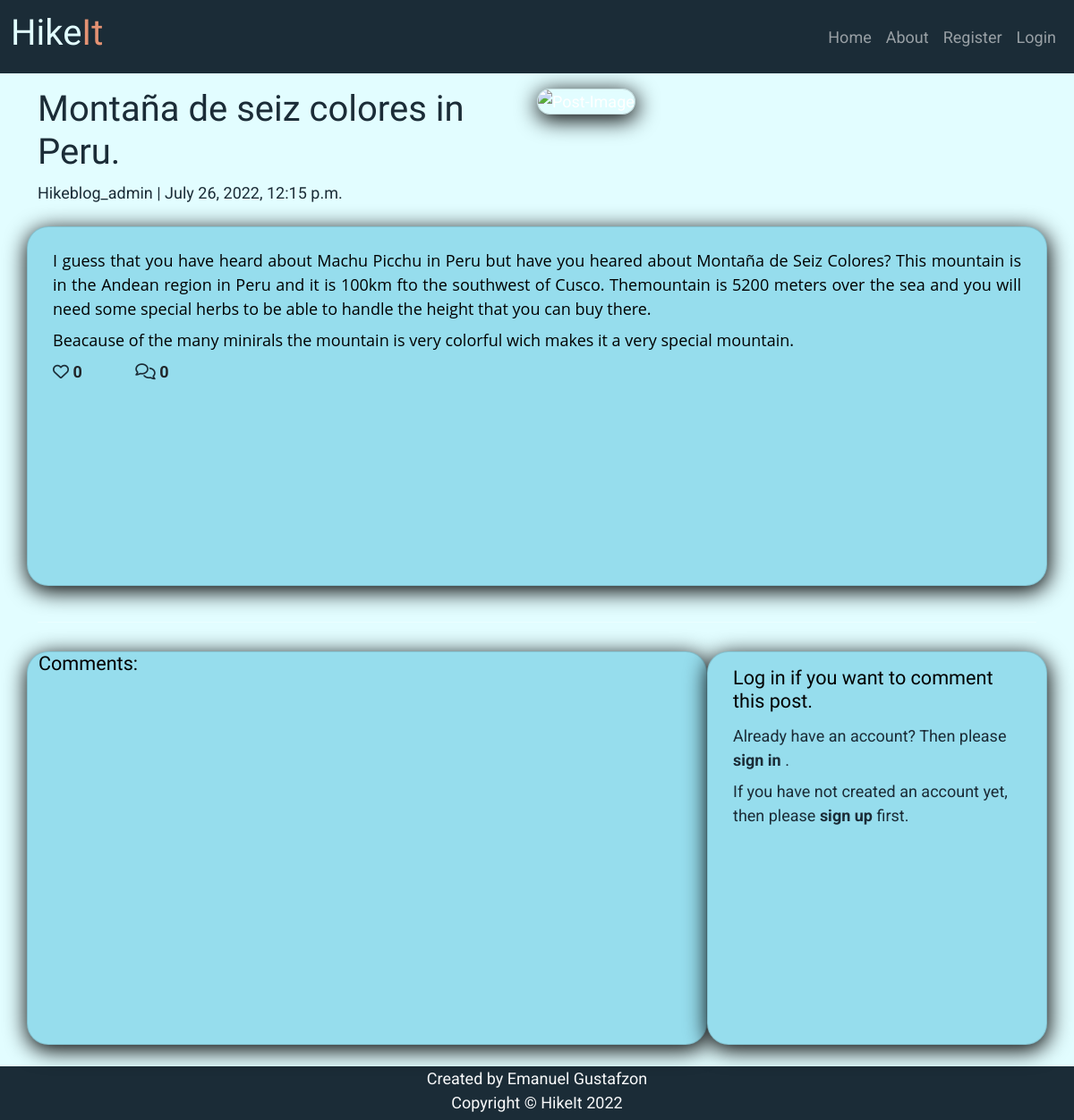
The page /Montana-de-seiz-colores-in-Peru/ on the database as committed earlier.
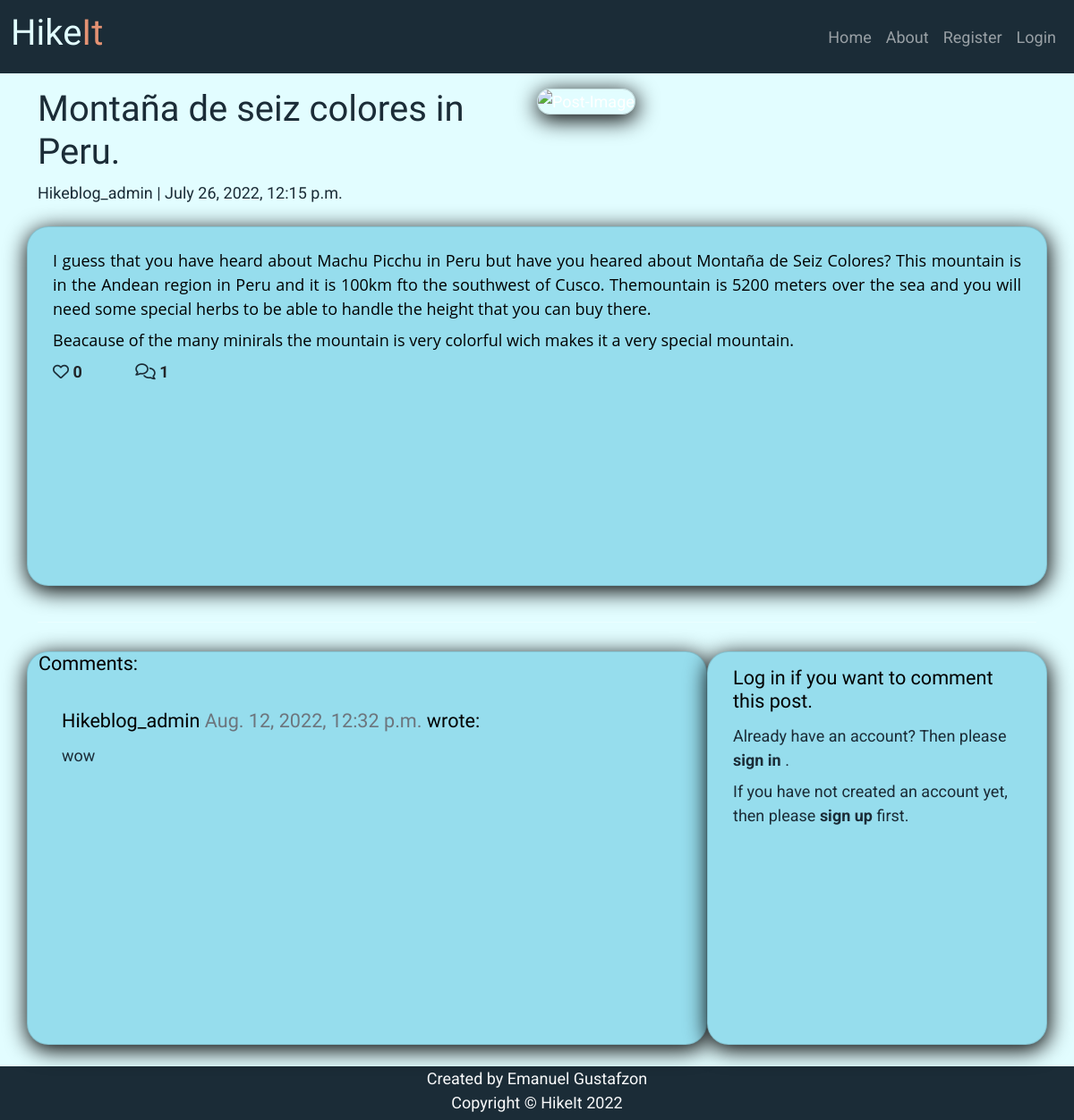
The same page on the database as committed later.
### blog/models.py (models this page shows, shortened)
class Post(models.Model):
    title = models.CharField(max_length=200, unique=True)
    slug = models.SlugField(max_length=200, unique=True)
    author = models.ForeignKey(
        User, on_delete=models.CASCADE, related_name='blog_posts')
    featured_image = CloudinaryField('image', default='placeholder')
    updated_on = models.DateTimeField(auto_now=True)
    content = models.TextField()
    created_on = models.DateTimeField(auto_now_add=True)
    status = models.IntegerField(choices=STATUS, default=0)
    likes = models.ManyToManyField(
        User, related_name='blogpost_like', blank=True)
    class Meta:
        ordering = ['-created_on']
    def number_of_likes(self):
        return self.likes.count()

class Comment(models.Model):
    post = models.ForeignKey(
        Post, on_delete=models.CASCADE, related_name='comments')
    name = models.CharField(max_length=80)
    email = models.EmailField()
    body = models.TextField()
    created_on = models.DateTimeField(auto_now_add=True)
    approved = models.BooleanField(default=False)
    class Meta:
        ordering = ['created_on']

### blog/views.py (the view, shortened to what this page needs)
# urls.py: path('<slug:slug>/', views.PostDetail.as_view(), name='post_detail'),
class PostDetail(View):
    def get(self, request, slug, *args, **kwargs):
        queryset = Post.objects.filter(status=1)
        post = get_object_or_404(queryset, slug=slug)
        comments = post.comments.filter(approved=True).order_by("-created_on")
        liked = False
        if post.likes.filter(id=self.request.user.id).exists():
            liked = True
        return render(
            request,
            "post_detail.html",
            {
                "post": post,
                "comments": comments,
                "commented": False,
                "liked": liked,
                "comment_form": CommentForm(),
            },
        )

### templates/post_detail.html (shortened to what this page needs)
{% extends 'base.html' %}
{% block content %}
{% load crispy_forms_tags %}
<div class="masthead">
    <div class="container">
        <div class="row g-0 mt-3 top ">
            <div class="col-md-6 col-lg-6 masthead-text d-flex flex-column justify-content-center ">
                <h1 class="post-title">{{ post.title }}</h1>
                <p class="post-subtitle">{{ post.author }} | {{ post.created_on }}</p>
            </div>
            <div class=" col-md-6 col-lg-6 masthead-image">
                <img class="post-detail-image img-fluid max-width:100%;" src=" {{ post.featured_image.url }}" alt="Post-Image">
            </div>
        </div>
    </div>
</div>
<div class="container">
    <div class="row">
        <div class="col card mb-4  mt-3 left  top">
            <div class="card-post-detail">
                <p class="card-text ">
                    {{ post.content | safe }}
                </p>
                <div class="row">
                    <div class="col-2 col-lg-1">
                        <strong>
                            {% if user.is_authenticated %}
                            <form class="d-inline" action="{% url 'post_like' post.slug %}" method="POST">
                                {% csrf_token %}
                                {% if liked %}
                                <button type="submit" name="blogpost_id" value="{{post.slug}}" class="btn-like"><i class="fas fa-heart"></i></i></button>
                                {% else %}
                                <button type="submit" name="blogpost_id" value="{{post.slug}}" class="btn-like"><i class="far fa-heart"></i></button>
                                {% endif %}
                            </form>
                            {% else %}
                            <span class="text-secondary"><i class="far fa-heart"></i></span>
                            {% endif %}
                        <span class="text-dark">{{ post.number_of_likes }} </span>
                        </strong>
                    </div>
                    <div class="col-1">
                        {% with comments.count as total_comments %}
                        <strong class="text-dark"><i class="far fa-comments"></i>
                            {{ total_comments }}</strong>
                        {% endwith %}
                    </div>
                </div>
            </div>
        </div>
    </div>
    <div class="row">
        <div class="col">
            <hr>
        </div>
    </div>
    <div class="row">
        <div class="col-md-8 card mb-4  mt-3 ">
            <h3>Comments:</h3>
            <div class="card-post-detail">
                {% for comment in comments %}
                <div class="comments" style="padding: 10px;">
                    <h4 class="font-weight-bold">
                        {{ comment.name }}
                        <span class=" text-muted font-weight-normal">
                            {{ comment.created_on }}
                        </span> wrote:
                    </h4>
                    {% if comment.name == user.username %}
                    {{ comment.body | linebreaks }}
                    <a class="update-delete-comment" href="{% url 'comment_delete' pk=comment.pk %}" aria-label="To delete your comment press here"><i class="fas fa-trash"></i></a>
                    <a class="update-delete-comment" href="{% url 'comment_update' pk=comment.pk %}" aria-label="To delete your update press here"><i class="fas fa-edit"></i></a>
                    {% else %}
                    {{ comment.body | linebreaks }}
                    {% endif %}
                </div>
                {% endfor %}
            </div>
        </div>
        <div class="col-md-4 card mb-4 mt-3 ">
            <div class="card-post-detail">
                {% if commented %}
                <div class="alert alert-success {{ message.tags }} alert-dismissible fade show" id="msg" role="alert">
                    Your comment is awaiting approval
                    <button type="button" class="btn-close" data-bs-dismiss="alert" aria-label="Close"></button>
                </div>
                <h3>Leave a comment:</h3>
                <p>Posting as: {{ user.username }}</p>
                <form method="post">
                    {{ comment_form | crispy }}
                    {% csrf_token %}
                    <button type="submit" class="button">Submit</button>
                </form>
                {% else %}
                {% if user.is_authenticated %}
                <h3>Leave a comment:</h3>
                <p>Posting as: {{ user.username }}</p>
                <form method="post">
                    {{ comment_form | crispy }}
                    {% csrf_token %}
                    <button type="submit" class="button">Submit</button>
                </form>
                {% else %}
                <h3>Log in if you want to comment this post.</h3>
                <p>Already have an account? Then please <a href="https://myhikeblog.herokuapp.com/accounts/login/"> <strong>sign in</strong> </a>.</p>
                <p>If you have not created an account yet, then please <a href="https://myhikeblog.herokuapp.com/accounts/signup/"> <strong> sign up </strong></a> first.</p>
                {% endif %}
                {% endif %}
            </div>
        </div>
    </div>
</div>
{%endblock%}

### templates/base.html (shortened to what this page needs)
{% load static %}
<!DOCTYPE html>
<html lang="en">
<head>
    <link href="https://cdn.jsdelivr.net/npm/bootstrap@5.0.2/dist/css/bootstrap.min.css" rel="stylesheet">
    <link rel="stylesheet" href="{% static 'css/style.css' %}">
</head>
<body>
<nav class="navbar navbar-expand-lg navbar-dark ">
    <div class="container-fluid">
        <a class="navbar-brand" href="{% url 'home' %}"><h1 id="logo-h1">Hike<span id="span-logo">It</span></h1></a>
      <div class="collapse navbar-collapse" id="navbarTogglerDemo02">
        <ul class="navbar-nav  me-auto mb-2 mb-lg-0 ">
            <li class="nav-item">
                <a class="nav-link" href="{% url 'home' %}">Home</a>
            </li>
            <li class="">
              <a class="nav-link" href="{% url 'about' %}">About</a>
          </li>
            {% if user.is_authenticated %}
            <li class="nav-item">
                <a class="nav-link" href="{% url 'account_logout' %}">Logout</a>
            </li>
            {% else %}
            <li class="nav-item">
                <a class="nav-link" href="{% url 'account_signup' %}">Register</a>
            </li>
            <li class="nav-item">
                <a class="nav-link" href="{% url 'account_login' %}">Login</a>
            </li>
            {% endif %}
        </ul>
      </div>
    </div>
  </nav>
    {% block content %}{% endblock content %}
    <footer >
      <p class="m-0 text-light text-center ">Created by Emanuel Gustafzon</p>
        <p class="m-0 text-light text-center ">Copyright &copy; HikeIt 2022</p>
    </footer>
  </body>
</html>

### static/css/style.css (style rules this page uses)
#span-logo { color:#E49273; }
#logo-h1 { color:#E2FDFF; }
body { font-family: "Roboto", sans-serif; font-size: 18px; background-color: #E2FDFF; color: white; min-height:100vh; }
nav { background-color: #1B2C37; position: fixed; }
.navbar-collapse { flex-grow: 0; }
ul { float:right; }
footer { height:60px; bottom: 0; left: 0; width: 100%; background-color: #1B2C37; color: white; z-index: 1; }
span { color: #1B2C37; }
a { color: #1B2C37; text-decoration: none; }
h1 { color: #1B2C37; font-family:'kalam'; }
h2, h3, h4 { font-size: 120%; color: black; font-family:'kalam'; margin-bottom: 0.75rem; }
p { color: #1B2C37; margin-bottom: 0.5rem; }
li { color: #1B2C37; }
i { color: #1B2C37; }
.card { position: relative; display: flex; flex-direction: column; word-wrap: break-word; background-color: #96DDED; box-shadow: 1px 5px 25px 1px black; background-clip: border-box; border: 1px solid rgba(0,0,0,.125); border-radius: 1.5rem; height:auto; }
.card-post-detail { min-height: 400px; flex: 1 1 auto; padding: 1rem 1rem; }
body { font-family: "Roboto", sans-serif; font-size: 18px; background-color: #E2FDFF; color: white; min-height: 100vh; }
.post-detail-image { border-radius: 20px; box-shadow: 1px 5px 25px 1px black; border: 1px solid rgba(0,0,0,.125); }

Rows that differ between the two databases and show on the page:
added Comment: name "Hikeblog_admin", created_on "Aug. 12, 2022, 12:32 p.m.", body "wow"
Other text that changed with them:
{{ total_comments }}: "0" → "1"
